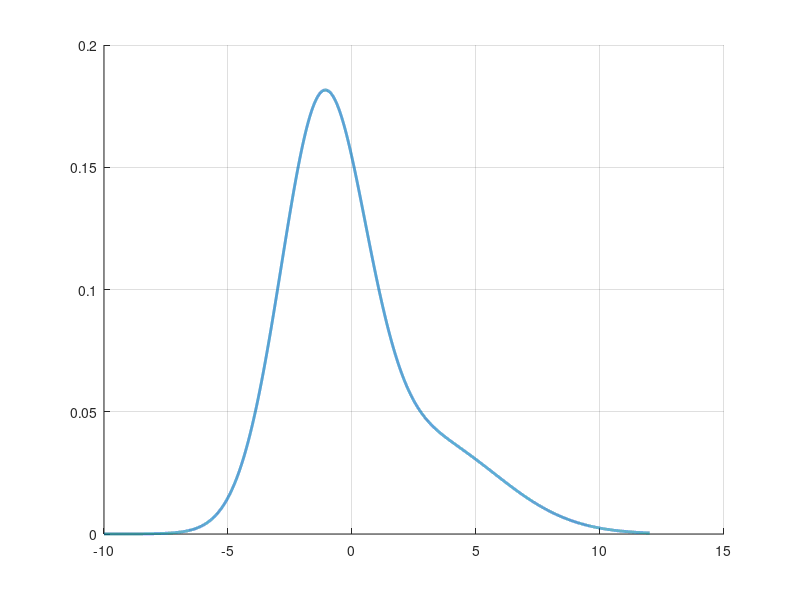

This figure's MATLAB source: (Note: this script raises an error after producing the figure.)
% Different Loss Function 
% Reproduce Kording & Wolpert, PNAS 2004

thetaLB = -10; thetaUB = 12;
domain = thetaLB : 0.001 : thetaUB;

mean = 0;
rho  = 0.3; 
prob = (1 - rho) * normpdf(domain, mean - 1.2, 1.2 * sqrt(2)) ...
    + rho * normpdf(domain, mean - 1.2 + 1.2 / rho, 1.2 * (1 + (1 / rho - 1) ^ 2) ^ 0.5);

[~, modeIdx] = max(prob);
mode = domain(modeIdx);

figure; hold on; grid on;
colors = get(gca,'colororder');
plot(domain, prob, 'LineWidth', 2);

lossFunc = @(estimate, domain, posterior, loss) ...
    trapz(domain, posterior .* loss(estimate, domain));    
l2Loss = @(estimate, domain, posterior) lossFunc(estimate, domain, posterior, ...
    @(x, y) (x - y) .^ 2);
ivtGaussLoss = @(estimate, domain, posterior, sigma) lossFunc(estimate, domain, posterior, ...
    @(x, y) -exp(-(x - y).^2 / (2 * sigma^2)) );
ivtGauss = @(x ,y, sigma) -exp(-(x - y).^2 / (2 * sigma^2));

options = optimoptions('fmincon','Display','off');
estl2 = fmincon(@(est) l2Loss(est, domain, prob), 0, [], [], [], [], thetaLB, thetaUB, [], options);
estGauss = @(sigma) fmincon(@(est) ...
    ivtGaussLoss(est, domain, prob, sigma), 0, [], [], [], [], thetaLB, thetaUB, [], options);

sigma = 1;
estGauss1 = estGauss(sigma);
plot(domain, ivtGauss(0, domain, sigma) + 1, 'LineWidth', 2);
sigma = 2;
estGauss2 = estGauss(sigma);
plot(domain, ivtGauss(0, domain, sigma) + 1, 'LineWidth', 2);
sigma = 3;
estGauss3 = estGauss(sigma);
plot(domain, ivtGauss(0, domain, sigma) + 1, 'LineWidth', 2);

plot([mode, mode], ylim, '--', 'LineWidth', 2); 
plot([estl2, estl2], ylim, '--', 'LineWidth', 2);

plot([estGauss1, estGauss1], ylim, '--', 'Color', colors(2, :), 'LineWidth', 2);
plot([estGauss2, estGauss2], ylim, '--', 'Color', colors(3, :), 'LineWidth', 2);
plot([estGauss3, estGauss3], ylim, '--', 'Color', colors(4, :), 'LineWidth', 2);

title('Effect of Loss Function'); hold off;
